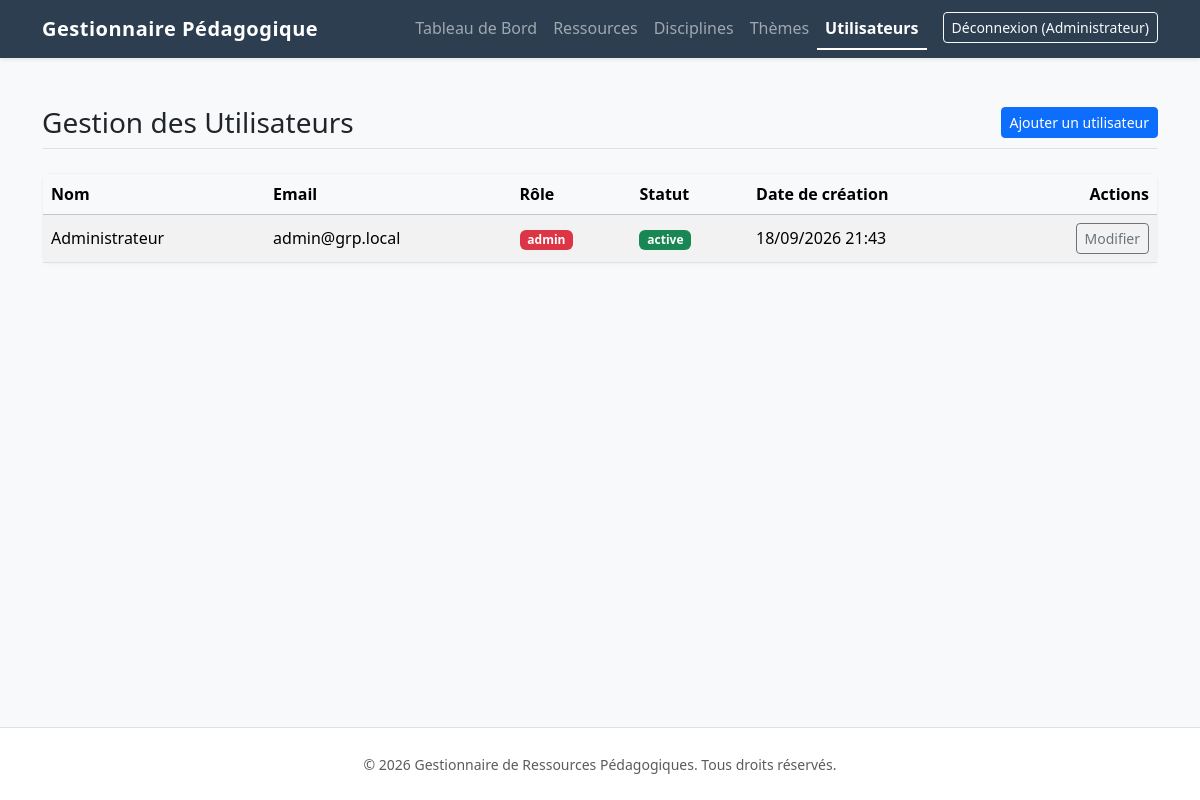
The app's page /index.php?page=users (signed in) with its own data.
### tables this page shows
CREATE TABLE IF NOT EXISTS users (
    id INT AUTO_INCREMENT PRIMARY KEY,
    name VARCHAR(255) NOT NULL,
    email VARCHAR(255) NOT NULL UNIQUE,
    password_hash VARCHAR(255) NOT NULL,
    role ENUM('user','admin') NOT NULL DEFAULT 'user',
    status ENUM('active','locked') NOT NULL DEFAULT 'active',
    created_at DATETIME NOT NULL DEFAULT CURRENT_TIMESTAMP
);

### controllers/UserController.php (called while the page is built, shortened)
<?php
require_once __DIR__ . '/../models/User.php';
class UserController {
    private $model;
    public function __construct() {
        try {
            $this->model = new User();
        } catch (\PDOException $e) {
            $this->model = null;
        }
    }
    public function index() {
        $users = $this->model ? $this->model->getAll() : [];
        require_once __DIR__ . '/../views/users/index.php';
    }
}

### config/database.php (called while the page is built, shortened)
<?php
function getDBConnection() {
    $dsn = "mysql:host=" . DB_HOST . ";dbname=" . DB_NAME . ";charset=utf8mb4";
    $options = [
        PDO::ATTR_ERRMODE            => PDO::ERRMODE_EXCEPTION,
        PDO::ATTR_DEFAULT_FETCH_MODE => PDO::FETCH_ASSOC,
        PDO::ATTR_EMULATE_PREPARES   => false,
    ];
    try {
        return new PDO($dsn, DB_USER, DB_PASS, $options);
    } catch (\PDOException $e) {
        error_log("Database Connection Error: " . $e->getMessage());
        http_response_code(500);
        die("Une erreur serveur est survenue.");
    }
}

### models/User.php (called while the page is built, shortened)
<?php
require_once __DIR__ . '/../config/database.php';
class User {
    private $pdo;
    public function __construct() {
        $this->pdo = getDBConnection();
    }
    public function getAll() {
        $stmt = $this->pdo->query("SELECT * FROM users ORDER BY created_at DESC");
        return $stmt->fetchAll();
    }
}

### core/helpers.php (called while the page is built, shortened)
<?php
function h(?string $string): string {
    return htmlspecialchars($string, ENT_QUOTES | ENT_HTML5, 'UTF-8');
}

### views/users/index.php (the view, shortened to what this page needs)
<?php require_once __DIR__ . '/../layout/header.php'; ?>
<div class="d-flex justify-content-between align-items-center border-bottom pb-2 mb-4">
    <h1 class="h3 mb-0">Gestion des Utilisateurs</h1>
    <a href="/index.php?page=users&action=create" class="btn btn-primary btn-sm">Ajouter un utilisateur</a>
</div>
<div class="card">
    <div class="card-body p-0">
        <div class="table-responsive">
            <table class="table table-hover table-striped mb-0">
                <thead class="table-light">
                    <tr>
                        <th>Nom</th>
                        <th>Email</th>
                        <th>Rôle</th>
                        <th>Statut</th>
                        <th>Date de création</th>
                        <th class="text-end">Actions</th>
                    </tr>
                </thead>
                <tbody>
                    <?php if (empty($users)): ?>
                        <tr>
                            <td colspan="6" class="text-center text-muted py-4">Aucun utilisateur trouvé.</td>
                        </tr>
                    <?php else: ?>
                        <?php foreach ($users as $u): ?>
                            <tr>
                                <td class="align-middle fw-medium"><?= h($u['name']) ?></td>
                                <td class="align-middle"><?= h($u['email']) ?></td>
                                <td class="align-middle">
                                    <span class="badge bg-<?= $u['role'] === 'admin' ? 'danger' : 'primary' ?>"><?= h($u['role']) ?></span>
                                </td>
                                <td class="align-middle">
                                    <span class="badge bg-<?= $u['status'] === 'active' ? 'success' : 'secondary' ?>"><?= h($u['status']) ?></span>
                                </td>
                                <td class="align-middle"><?= date('d/m/Y H:i', strtotime($u['created_at'])) ?></td>
                                <td class="align-middle text-end">
                                    <a href="/index.php?page=users&action=edit&id=<?= $u['id'] ?>" class="btn btn-sm btn-outline-secondary">Modifier</a>
                                </td>
                            </tr>
                        <?php endforeach; ?>
                    <?php endif; ?>
                </tbody>
            </table>
        </div>
    </div>
</div>
<?php require_once __DIR__ . '/../layout/footer.php'; ?>

### assets/css/style.css (style rules this page uses)
:root { --primary-color: #2c3e50; --secondary-color: #34495e; }
.card { border: 1px solid rgba(0,0,0,0.05); box-shadow: 0 2px 4px rgba(0,0,0,0.02); border-radius: 8px; transition: transform 0.2s ease-in-out; }
h1, h2, h3, h4, h5, h6 { color: var(--secondary-color); }

### records on screen
users: name "Administrateur", email "admin@grp.local", role "admin", status "active", created_at "18/09/2026 21:43"

### other values on screen
$_SESSION['user_name'] "Administrateur"
